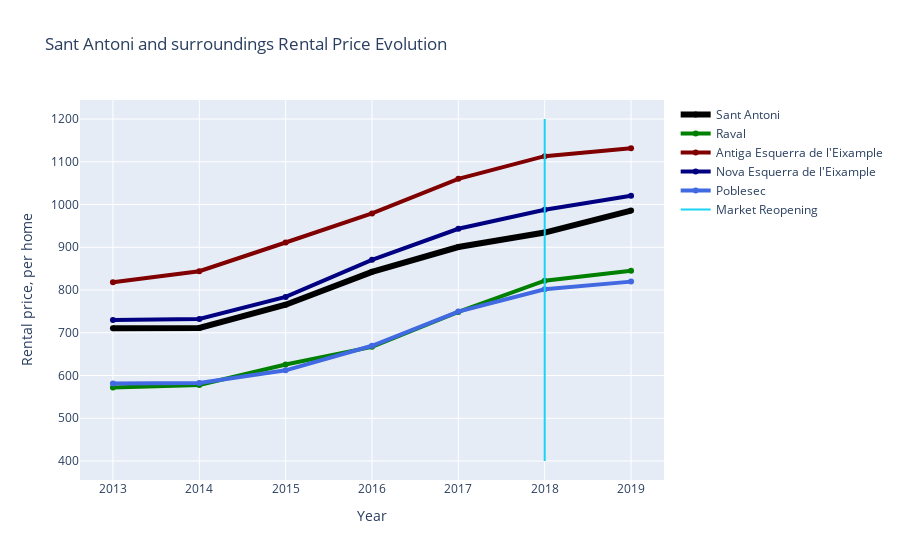

Here is the notebook cell this chart was saved with:
### Code cell
fig = go.Figure(
        data=[
             go.Scatter(x=santantoni_around.Year, 
                       y=santantoni_around.Sant_Antoni,
                       mode='lines+markers',
                       name='Sant Antoni',
                       line = dict(
                           width = 6,
                           color = 'rgb(0, 0, 0)')),
            go.Scatter(x=santantoni_around.Year, 
                       y=santantoni_around.Raval,
                       mode='lines+markers',
                       name='Raval',
                       line = dict(
                           width = 4,
                           color = 'rgb(0,128,0)')),
            go.Scatter(x=santantoni_around.Year, 
                       y=santantoni_around.Antiga_Esq_Eixample,
                       mode='lines+markers',
                       name="Antiga Esquerra de l'Eixample",
                       line = dict(
                           width = 4,
                           color = 'rgb(128,0,0)')),
            go.Scatter(x=santantoni_around.Year, 
                       y=santantoni_around.Nova_Esq_Eixample,
                       mode='lines+markers',
                       name="Nova Esquerra de l'Eixample",
                       line = dict(
                           width = 4,
                           color = 'rgb(0,0,128)')),
            go.Scatter(x=santantoni_around.Year, 
                       y=santantoni_around.Poble_Sec,
                       mode='lines+markers',
                       name='Poblesec',
                       line = dict(
                           width = 4,
                           color = 'rgb(65,105,225)'))
        ],
        layout=go.Layout(
            title=dict(text='Sant Antoni and surroundings Rental Price Evolution'),
            xaxis=dict(title='Year'),
            yaxis=dict(title='Rental price, per home')))

fig.add_trace(go.Scatter(x=[2018, 2018], y=[400,1200], mode="lines", name="Market Reopening"))
fig.show()

### Figure 1 — Plotly figure (JSON) as saved in the notebook; plotly's stock layout.template omitted (floating-point values rounded to 4 significant figures)
{"data": [{"line": {"color": "rgb(0, 0, 0)", "width": 6}, "mode": "lines+markers", "name": "Sant Antoni", "type": "scatter", "x": ["2019", "2018", "2017", "2016", "2015", "2014", "2013"], "y": ["985.705", "934.34", "900.48", "842.47", "765.61", "711.37", "710.35"]}, {"line": {"color": "rgb(0,128,0)", "width": 4}, "mode": "lines+markers", "name": "Raval", "type": "scatter", "x": ["2019", "2018", "2017", "2016", "2015", "2014", "2013"], "y": ["844.765", "821.84", "748.58", "667", "625.82", "577.85", "571.82"]}, {"line": {"color": "rgb(128,0,0)", "width": 4}, "mode": "lines+markers", "name": "Antiga Esquerra de l'Eixample", "type": "scatter", "x": ["2019", "2018", "2017", "2016", "2015", "2014", "2013"], "y": ["1131.38", "1113.08", "1060.03", "979.2", "911.14", "843.86", "817.95"]}, {"line": {"color": "rgb(0,0,128)", "width": 4}, "mode": "lines+markers", "name": "Nova Esquerra de l'Eixample", "type": "scatter", "x": ["2019", "2018", "2017", "2016", "2015", "2014", "2013"], "y": ["1020.67", "987.65", "943.23", "870.48", "783.84", "732.13", "730.1"]}, {"line": {"color": "rgb(65,105,225)", "width": 4}, "mode": "lines+markers", "name": "Poblesec", "type": "scatter", "x": ["2019", "2018", "2017", "2016", "2015", "2014", "2013"], "y": ["819.61", "801.81", "749.52", "669.53", "612.15", "582.6", "581.32"]}, {"mode": "lines", "name": "Market Reopening", "type": "scatter", "x": [2018, 2018], "y": [400, 1200]}], "layout": {"title": {"text": "Sant Antoni and surroundings Rental Price Evolution"}, "xaxis": {"title": {"text": "Year"}}, "yaxis": {"title": {"text": "Rental price, per home"}}}}
